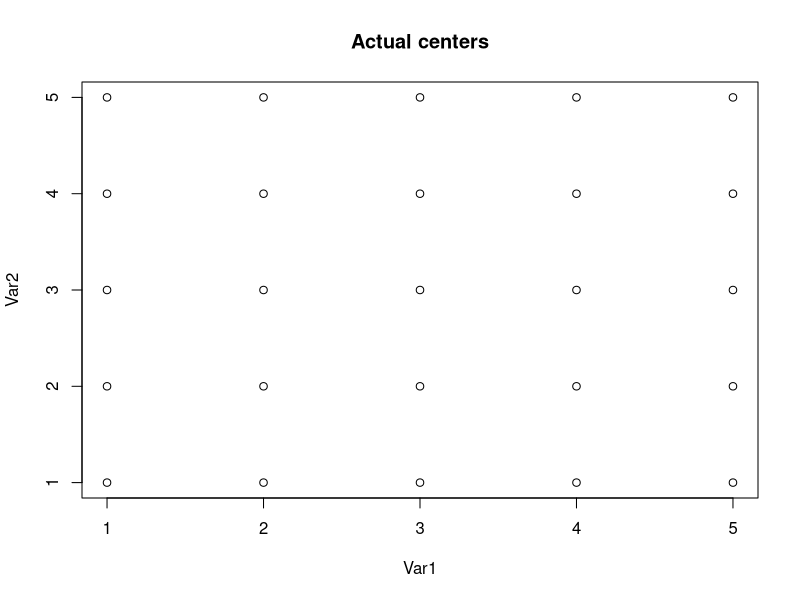
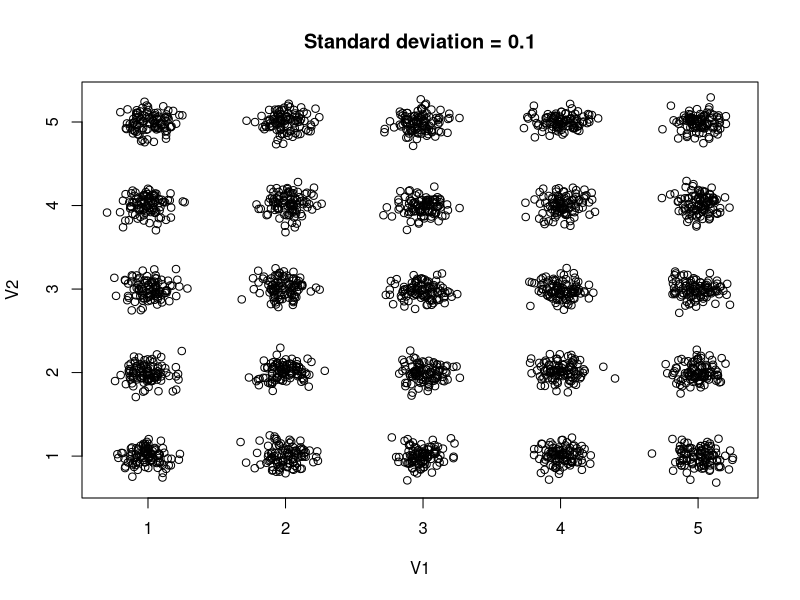
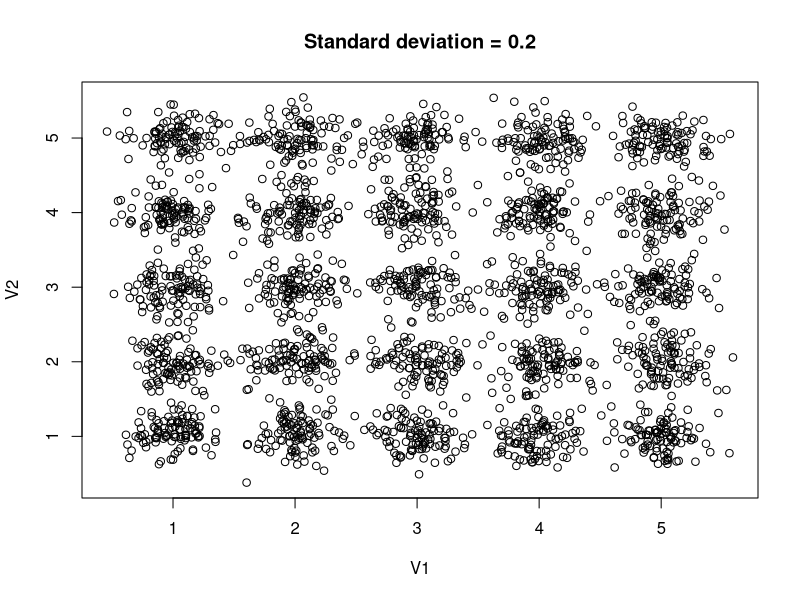
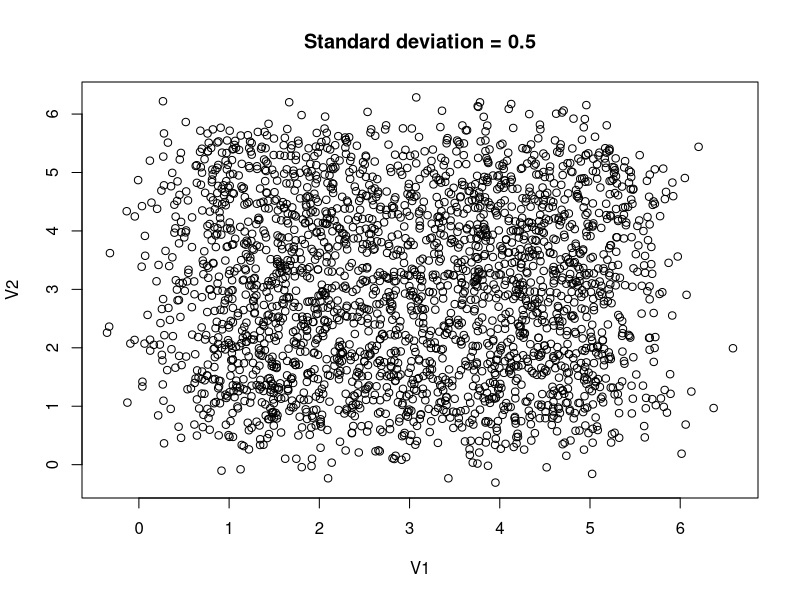
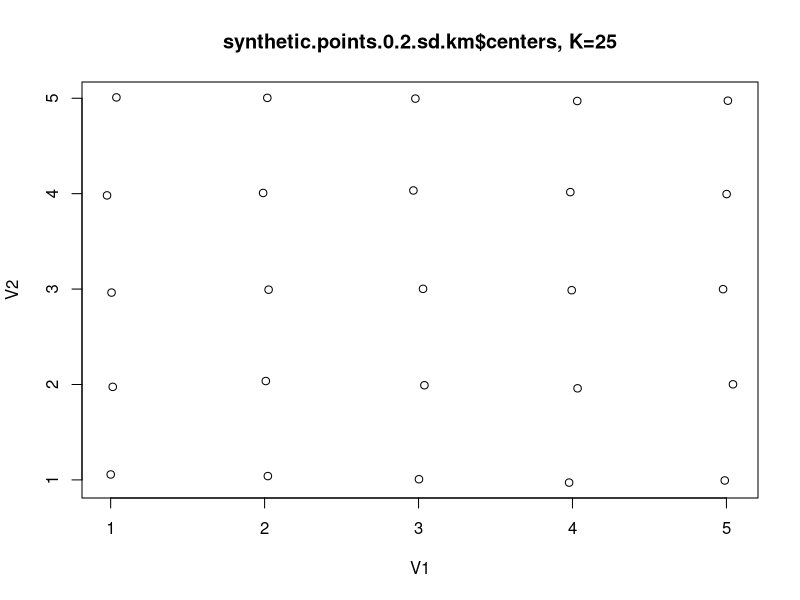
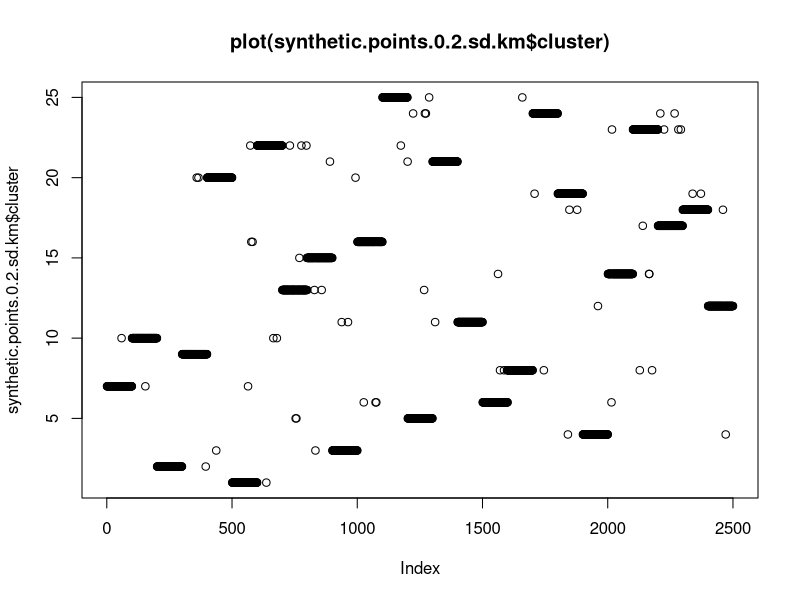

Recreate these plots in R, in order.
# Machine Learning 102 - Unsupervised - Hacker Dojo
# http://machinelearning102.pbworks.com/w/page/32890352/FrontPage
#
# Homework #2, Basic clustering 2
# Dave Abercrombie, Noveember 1 2011
#
# http://machinelearning102.pbworks.com/w/file/47470778/Homework2.txt
#
# Problem 1 of 1
#

#####################################################################
# Step 1. Generate synthetic dataset

# We want 25 cluster centers in a five-by-five grid with both X and Y
# taking on the values 1 through 5. Around each center, we will generate
# Gaussian distribution of random points, with a variety of standard deviations

ls()
setwd("/Users/dabercrombie/Documents/aberdave-repos/Machine-Learning/ml102/hw2")

# Step 1a - generate centers
# This handy function does what we in the database
# field might call a Cartesian product, i.e., all 
# combinations of the supplied vectors.
#
cluster.centers.actual.df <- expand.grid(
  1:5,
  1:5
)
# Interactive peek at these centers
#
plot(cluster.centers.actual.df, main="Actual centers")


# Step 1b Create a function that generates random points
# around a center cluster. 
#
point.generator.f <- function(
  center.vector,
  standard.deviation,
  point.count
) {
  cbind(
    rnorm(point.count, sd=standard.deviation) + center.vector[,1],
    rnorm(point.count, sd=standard.deviation) + center.vector[,2]
  )
}

# sanity check function using one center
cluster.centers.actual.df[22,]
point.generator.f(
  center.vector=cluster.centers.actual.df[22,], 
  standard.deviation=0.2, 
  point.count=10
)


# The problem calls for exploring three satnard
# deviations: sd = 0.1, sd = 0.2 and sd = 0.5.
# So I generate three synthetic datasets, one for
# each value of standard deviation. I copy code
# three times, should prably be another function!

# Loop through set of cluster centers, appending
# each center's points to a data frame with rbind()
# (must first initialize data frame to be empty)

# sd = 0.1
synthetic.points.0.1.sd.df <- data.frame()
for( i in 1:nrow(cluster.centers.actual.df) ) {
  synthetic.points.0.1.sd.df <- rbind(
    synthetic.points.0.1.sd.df,
    point.generator.f(
      center.vector=cluster.centers.actual.df[i,],   # the i-th row
      standard.deviation=0.1,                        # will vary later
      point.count=100
    )
  )
}
# sd = 0.2 
synthetic.points.0.2.sd.df <- data.frame()
for( i in 1:nrow(cluster.centers.actual.df) ) {
  synthetic.points.0.2.sd.df <- rbind(
    synthetic.points.0.2.sd.df,
    point.generator.f(
      center.vector=cluster.centers.actual.df[i,],   # the i-th row
      standard.deviation=0.2,                        # will vary later
      point.count=100
    )
  )
}
# sd = 0.5
synthetic.points.0.5.sd.df <- data.frame()
for( i in 1:nrow(cluster.centers.actual.df) ) {
  synthetic.points.0.5.sd.df <- rbind(
    synthetic.points.0.5.sd.df,
    point.generator.f(
      center.vector=cluster.centers.actual.df[i,],   # the i-th row
      standard.deviation=0.5,                        # varied from above
      point.count=100
    )
  )
}


# Sanity check generated points
#
dim(synthetic.points.0.1.sd.df)
dim(synthetic.points.0.2.sd.df)
dim(synthetic.points.0.5.sd.df)

plot(synthetic.points.0.1.sd.df, main="Standard deviation = 0.1")
plot(synthetic.points.0.2.sd.df, main="Standard deviation = 0.2")
plot(synthetic.points.0.5.sd.df, main="Standard deviation = 0.5")


#####################################################################
# Step 2. Sanity check use of kmeans()

synthetic.points.0.2.sd.km <- kmeans(
  x=synthetic.points.0.2.sd.df,
  centers=25,
  iter.max=20,
  nstart=10
)

# Interactive look at return value structure
#
summary(synthetic.points.0.2.sd.km)
str(synthetic.points.0.2.sd.km)
plot(synthetic.points.0.2.sd.km$centers, main="synthetic.points.0.2.sd.km$centers, K=25")
plot(synthetic.points.0.2.sd.km$cluster, main="plot(synthetic.points.0.2.sd.km$cluster)")


#####################################################################
# Step 3, Write a function to return SSE for a dataset and value of K

km.sse.f <- function(
  df.arg,
  centers.arg
) {
  tmp.km <- kmeans(
    x=df.arg,
    centers=centers.arg,
    iter.max=20,
    nstart=10
  )
  # Pretty sure that I should return tot.withinss rather
  # than totss. They have the same definition in the docs!
  #
  # "total within-cluster sum of squares" and
  #
  # yet thay have different values. It appears that
  # 
  #    totss = tot.withinss + betweenss
  #
  # and that totss does NOT change much with K.
  # 
  # The text calls for just "the SSE" on page 546
  # and it does not seem as if between cluster errors
  # are anywhere near as important as within cluster.
  # So I conclude that we want to return tot.withinss
  #
  tmp.km$tot.withinss
}

# sanity check function
km.sse.f(synthetic.points.0.2.sd.df, 20)

#####################################################################
# Step 4. Write single-arg functions to return SSE for a value of K
#         One function for each sd dataframe: this allows the use
#         of apply() to generate a plot of SSE function of only K
